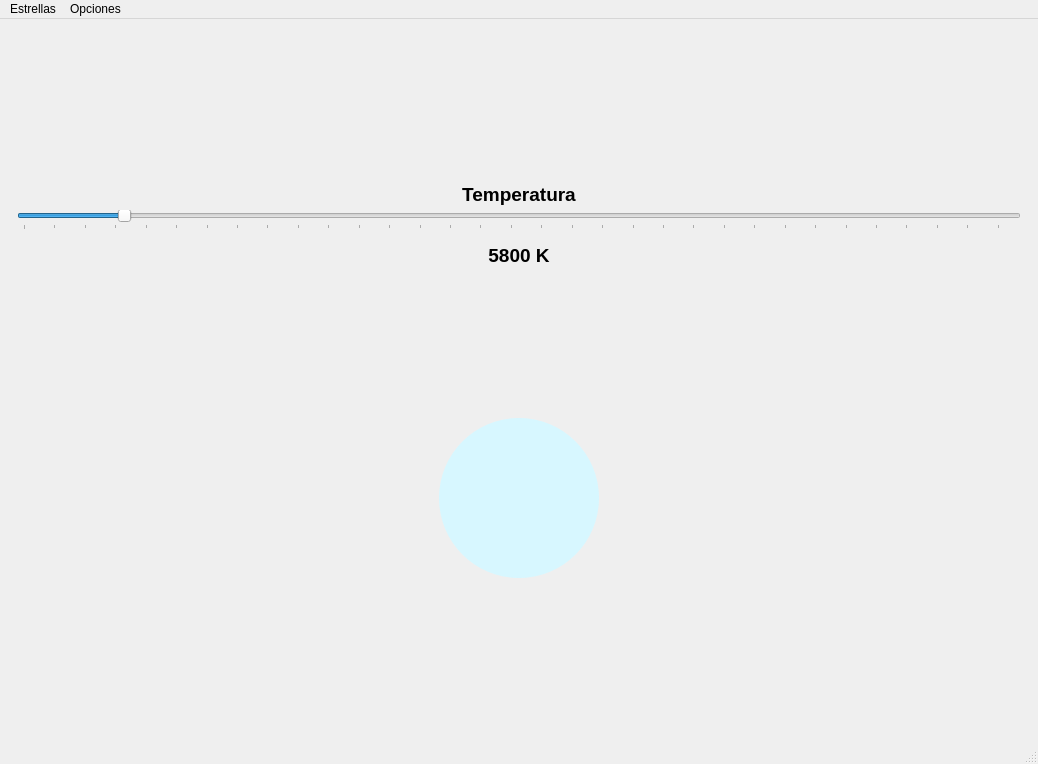
<?xml version="1.0" encoding="UTF-8"?>
<ui version="4.0">
 <class>MainWindow</class>
 <widget class="QMainWindow" name="MainWindow">
  <property name="enabled">
   <bool>true</bool>
  </property>
  <property name="geometry">
   <rect>
    <x>0</x>
    <y>0</y>
    <width>1038</width>
    <height>764</height>
   </rect>
  </property>
  <property name="windowTitle">
   <string>PyQtBlackbody</string>
  </property>
  <widget class="QWidget" name="centralwidget">
   <property name="font">
    <font>
     <pointsize>14</pointsize>
     <weight>75</weight>
     <bold>true</bold>
    </font>
   </property>
   <layout class="QVBoxLayout" name="verticalLayout_2">
    <item>
     <layout class="QVBoxLayout" name="VLayout">
      <property name="spacing">
       <number>4</number>
      </property>
      <property name="sizeConstraint">
       <enum>QLayout::SetNoConstraint</enum>
      </property>
      <property name="leftMargin">
       <number>8</number>
      </property>
      <property name="topMargin">
       <number>8</number>
      </property>
      <property name="rightMargin">
       <number>8</number>
      </property>
      <property name="bottomMargin">
       <number>8</number>
      </property>
      <item>
       <spacer name="verticalSpacer_4">
        <property name="orientation">
         <enum>Qt::Vertical</enum>
        </property>
        <property name="sizeHint" stdset="0">
         <size>
          <width>20</width>
          <height>40</height>
         </size>
        </property>
       </spacer>
      </item>
      <item>
       <widget class="QLabel" name="LabelInfoTemp">
        <property name="layoutDirection">
         <enum>Qt::LeftToRight</enum>
        </property>
        <property name="text">
         <string>Temperatura</string>
        </property>
        <property name="alignment">
         <set>Qt::AlignBottom|Qt::AlignHCenter</set>
        </property>
       </widget>
      </item>
      <item>
       <widget class="QSlider" name="SliderTemp">
        <property name="autoFillBackground">
         <bool>false</bool>
        </property>
        <property name="minimum">
         <number>2500</number>
        </property>
        <property name="maximum">
         <number>35000</number>
        </property>
        <property name="singleStep">
         <number>100</number>
        </property>
        <property name="pageStep">
         <number>1000</number>
        </property>
        <property name="value">
         <number>5800</number>
        </property>
        <property name="orientation">
         <enum>Qt::Horizontal</enum>
        </property>
        <property name="tickPosition">
         <enum>QSlider::TicksBelow</enum>
        </property>
        <property name="tickInterval">
         <number>1000</number>
        </property>
       </widget>
      </item>
      <item>
       <spacer name="verticalSpacer_3">
        <property name="orientation">
         <enum>Qt::Vertical</enum>
        </property>
        <property name="sizeType">
         <enum>QSizePolicy::Fixed</enum>
        </property>
        <property name="sizeHint" stdset="0">
         <size>
          <width>20</width>
          <height>10</height>
         </size>
        </property>
       </spacer>
      </item>
      <item>
       <widget class="QLabel" name="LabelTemp">
        <property name="text">
         <string>5800 K</string>
        </property>
        <property name="alignment">
         <set>Qt::AlignHCenter|Qt::AlignTop</set>
        </property>
        <property name="margin">
         <number>4</number>
        </property>
       </widget>
      </item>
      <item>
       <spacer name="verticalSpacer_2">
        <property name="orientation">
         <enum>Qt::Vertical</enum>
        </property>
        <property name="sizeHint" stdset="0">
         <size>
          <width>20</width>
          <height>40</height>
         </size>
        </property>
       </spacer>
      </item>
      <item>
       <layout class="QHBoxLayout" name="horizontalLayout">
        <item>
         <widget class="QLabel" name="labelColor">
          <property name="sizePolicy">
           <sizepolicy hsizetype="Fixed" vsizetype="Fixed">
            <horstretch>0</horstretch>
            <verstretch>0</verstretch>
           </sizepolicy>
          </property>
          <property name="minimumSize">
           <size>
            <width>160</width>
            <height>160</height>
           </size>
          </property>
          <property name="baseSize">
           <size>
            <width>0</width>
            <height>0</height>
           </size>
          </property>
          <property name="autoFillBackground">
           <bool>false</bool>
          </property>
          <property name="styleSheet">
           <string notr="true">height: 160px; width: 160 px; background-color: #d7f7ff; border-radius: 80px; </string>
          </property>
          <property name="text">
           <string/>
          </property>
         </widget>
        </item>
       </layout>
      </item>
      <item>
       <spacer name="verticalSpacer">
        <property name="orientation">
         <enum>Qt::Vertical</enum>
        </property>
        <property name="sizeHint" stdset="0">
         <size>
          <width>20</width>
          <height>40</height>
         </size>
        </property>
       </spacer>
      </item>
     </layout>
    </item>
   </layout>
  </widget>
  <widget class="QMenuBar" name="menubar">
   <property name="geometry">
    <rect>
     <x>0</x>
     <y>0</y>
     <width>1038</width>
     <height>27</height>
    </rect>
   </property>
   <widget class="QMenu" name="menuOpciones">
    <property name="title">
     <string>Opciones</string>
    </property>
    <addaction name="actionCerrar"/>
    <addaction name="actionInformacion"/>
   </widget>
   <widget class="QMenu" name="menuEstrellas">
    <property name="title">
     <string>Estrellas</string>
    </property>
   </widget>
   <addaction name="menuEstrellas"/>
   <addaction name="menuOpciones"/>
  </widget>
  <widget class="QStatusBar" name="statusbar"/>
  <action name="actionCerrar">
   <property name="text">
    <string>Cerrar</string>
   </property>
   <property name="shortcut">
    <string>Alt+Q</string>
   </property>
  </action>
  <action name="actionInformacion">
   <property name="text">
    <string>Información</string>
   </property>
   <property name="shortcut">
    <string>Alt+I</string>
   </property>
  </action>
 </widget>
 <resources/>
 <connections/>
</ui>
